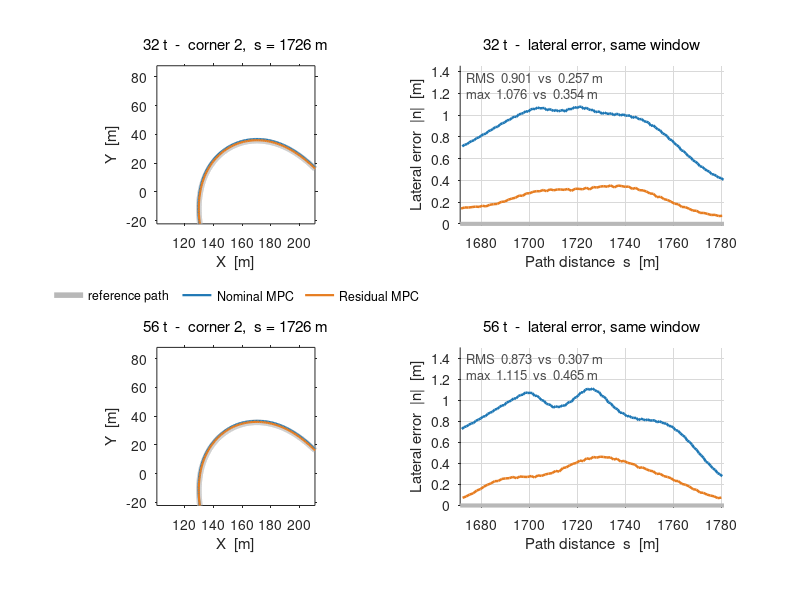

MATLAB code for this plot:
% 급코너에서의 참조 경로 vs 주행 궤적 - nominal MPC / residual MPC, 32 t 와 56 t
%
%   왼쪽 칸  전역 좌표 (X, Y). 실제 스케일. 코너 형상과 주행 라인.
%   오른쪽 칸 횡오차 |n| vs 경로거리 s. 같은 구간. 여기서 차이를 읽는다.
%
% 두 칸 모두 **실제 값**이다. 과장 배율을 쓰지 않는다.
%
% 왼쪽 칸에서 1 m 편차는 창 폭의 1% 남짓이라 크게 보이지 않는다. 이는 왜곡이
% 아니라 사실이다 - 2,546 m 트랙에서 오차가 1 m 라는 뜻이다. 차이를 정량적으로
% 보려면 오른쪽 칸을 본다. 오른쪽 칸의 가로 회색선(|n|=0)이 곧 참조 경로다.
% 왼쪽 칸을 더 크게 보고 싶으면 HALF 를 줄인다(창이 좁아지고 편차가 상대적으로
% 커 보인다. 대신 코너 전체가 안 들어온다).
%
% CORNER 로 두 코너 중 하나를 고른다. 코너 2 (s=1726 m) 에서 차이가 가장 크다.
%
% 주행: Q_n=1e-4, v=10, Hockenheim 건조.
%       잔차 주행은 solve 109 ms 시절이라 실제 제어율이 6.5 Hz 다 (nominal 10 Hz).
%
% 데이터: fig_track_compare.mat  (results/track_compare.py 가 생성)
% 실행:   results/matlab/ 폴더 안에서 `plot_track_compare`
% 요구:   base MATLAB 만 (툴박스 불필요). R2013a 이상.

clear; close all
load('fig_track_compare.mat')

CORNER = 2;              % 1 = s 1232 m,  2 = s 1726 m (차이가 가장 큰 코너)
HALF   = zoom_half;      % 창 반폭 [m]. 줄이면 확대된다 (예: 25)

REF  = [0.72 0.72 0.72];
NOM  = [0.12 0.47 0.71];
RES  = [0.90 0.49 0.13];

nM = numel(mass);
zs = zoom_s(CORNER);
cx = zoom_xy(CORNER,1);  cy = zoom_xy(CORNER,2);

%% ---- 수치 표 (명령창) ----
fprintf('\n=== Corner window comparison (window = s %.0f +- %.0f m) ===\n', zs, HALF);
fprintf('%7s %5s %14s %12s %12s\n','corner','mass','controller','RMS |n| [m]','max |n| [m]');
for z = 1:numel(zoom_s)
    for i = 1:nM
        for k = 1:2
            fprintf('%7d %4dt %14s %12.3f %12.3f\n', z, mass(i), variant{k}, ...
                    corner_stat(i,k,z,1), corner_stat(i,k,z,2));
        end
    end
end
fprintf(['\nWhole-lap corner RMS (|kappa| >= 0.02): ' ...
         'nominal %.3f / %.3f,  residual %.3f / %.3f  (32t / 56t)\n'], ...
        met(1,1,2), met(2,1,2), met(1,2,2), met(2,2,2));
fprintf('Residual runs were at 6.5 Hz (pre solver fix), nominal at 10 Hz.\n\n');

%% ---- 그림: 행 = 적재, 열 = [XY 실제 스케일, |n| vs s] ----
figure('Color','w','Position',[60 60 1080 700])
for i = 1:nM
    xn = traj_x{i,1};  yn = traj_y{i,1};   sn = traj_s{i,1};  nn = traj_n{i,1};
    xr = traj_x{i,2};  yr = traj_y{i,2};   sr = traj_s{i,2};  nr = traj_n{i,2};

    % --- (좌) 전역 좌표, 실제 스케일 ---
    subplot(nM,2,(i-1)*2+1); hold on; box on
    set(gca,'FontSize',10,'TickDir','out')
    p0 = plot(ref_x, ref_y, '-', 'Color', REF, 'LineWidth', 4);
    p1 = plot(xn, yn, '-', 'Color', NOM, 'LineWidth', 1.6);
    p2 = plot(xr, yr, '-', 'Color', RES, 'LineWidth', 1.6);
    axis equal
    xlim([cx-HALF cx+HALF]); ylim([cy-HALF cy+HALF]);
    if i == 1
        legend([p0 p1 p2], {'reference path','Nominal MPC','Residual MPC'}, ...
               'Location','southoutside','Orientation','horizontal', ...
               'Box','off','FontSize',9);
    end
    xlabel('X  [m]'); ylabel('Y  [m]')
    title(sprintf('%d t  -  corner %d,  s = %.0f m', mass(i), CORNER, zs), ...
          'FontSize',11,'FontWeight','normal')

    % --- (우) 횡오차 |n| vs s ---
    subplot(nM,2,(i-1)*2+2); hold on; box off
    set(gca,'FontSize',10,'TickDir','out','XGrid','on','YGrid','on', ...
            'GridColor',[.85 .85 .85],'GridAlpha',1,'Layer','bottom')
    wn = abs(sn - zs) <= HALF;   wr = abs(sr - zs) <= HALF;
    plot([zs-HALF zs+HALF], [0 0], '-', 'Color', REF, 'LineWidth', 3);
    plot(sn(wn), abs(nn(wn)), '-', 'Color', NOM, 'LineWidth', 1.8);
    plot(sr(wr), abs(nr(wr)), '-', 'Color', RES, 'LineWidth', 1.8);
    % nn/nr 은 셀에서 행 벡터로 나오고 창 안 점 개수도 달라 세로 결합이 안 된다.
    ymax = max([max(abs(nn(wn))), max(abs(nr(wr)))]) * 1.35;
    if isempty(ymax) || ~isfinite(ymax) || ymax <= 0
        ymax = 1;
    end
    text(zs-HALF*0.95, ymax*0.93, ...
         sprintf('RMS  %.3f  vs  %.3f m', corner_stat(i,1,CORNER,1), ...
                 corner_stat(i,2,CORNER,1)), 'FontSize',9.5,'Color',[0.3 0.3 0.3]);
    text(zs-HALF*0.95, ymax*0.83, ...
         sprintf('max  %.3f  vs  %.3f m', corner_stat(i,1,CORNER,2), ...
                 corner_stat(i,2,CORNER,2)), 'FontSize',9.5,'Color',[0.3 0.3 0.3]);
    xlim([zs-HALF zs+HALF]); ylim([0 ymax])
    xlabel('Path distance  s  [m]'); ylabel('Lateral error  |n|  [m]')
    title(sprintf('%d t  -  lateral error, same window', mass(i)), ...
          'FontSize',11,'FontWeight','normal')
end
